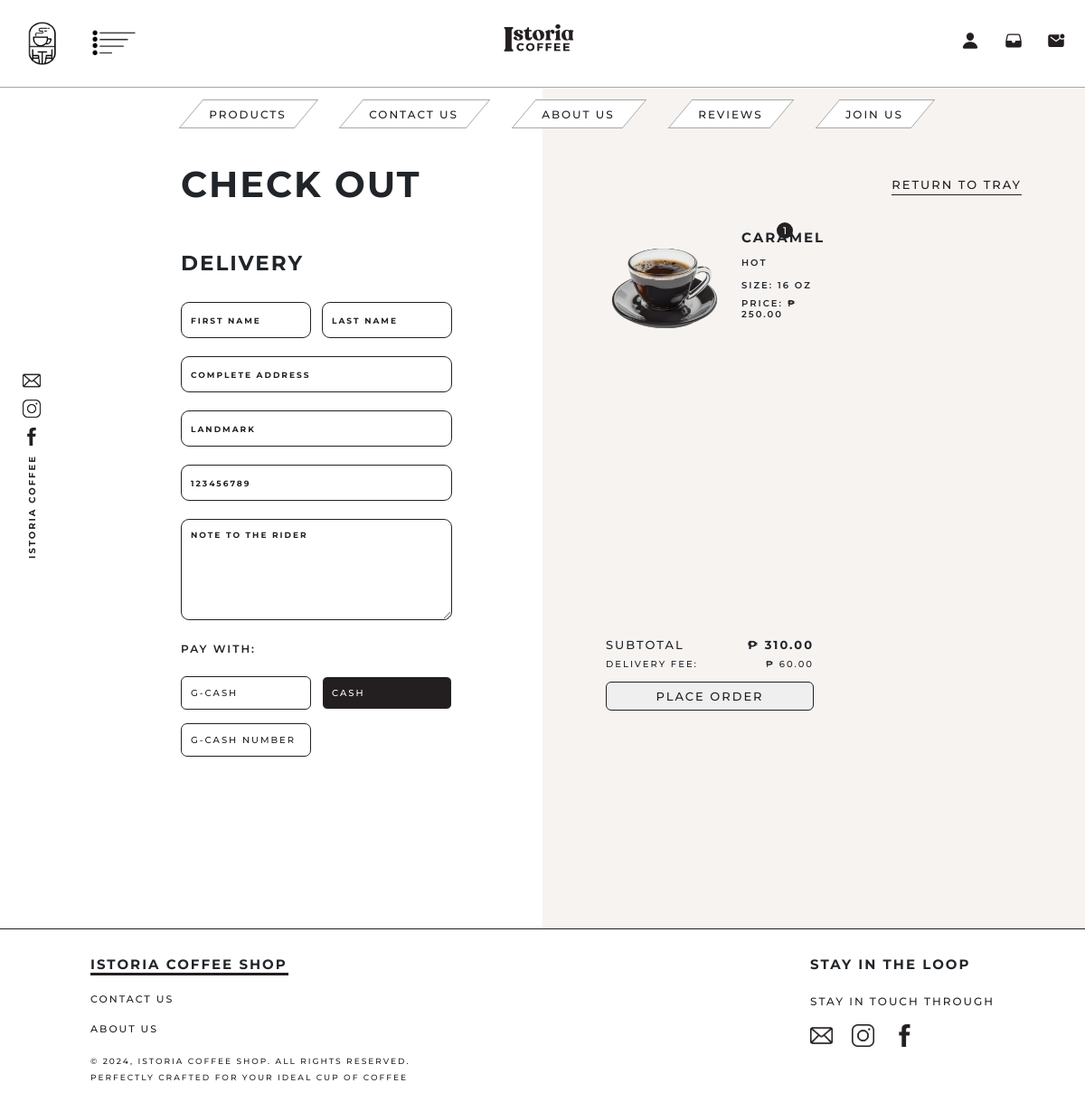
The page /User/user_delivery.php (signed in) on the database its author committed.
### tables this page shows
CREATE TABLE `tray` (
  `id` int(255) NOT NULL,
  `name` varchar(255) NOT NULL,
  `category` varchar(255) NOT NULL,
  `price` int(255) NOT NULL,
  `quantity` int(255) NOT NULL,
  `type` varchar(255) NOT NULL,
  `size` varchar(255) NOT NULL,
  `addons` varchar(255) NOT NULL,
  `image` varchar(255) NOT NULL,
  `user_id` int(255) NOT NULL,
  `pid` int(255) NOT NULL
);

### User/user_delivery.php (the view, shortened to what this page needs)
<?php
    include '../connection.php';
    $user_id = $_SESSION['user_id'];
?>
<!DOCTYPE html>
<html lang="en">
<head>
    <link href="https://cdn.jsdelivr.net/npm/bootstrap@5.3.2/dist/css/bootstrap.min.css" rel="stylesheet"
 />
    <link rel="stylesheet" href="../Src/Styles/style_user.css" />
</head>
<body>
    <?php include 'navbar.php' ?>
    <form method="post">
    <div class="checkout-divider">
        <div class="checkout-div1">
            <h1>CHECK OUT</h1>
            <div class="inner">
                <h2>DELIVERY</h2>
                <div class="name">
                    <input name="fname" type="text" placeholder="FIRST NAME"  required/>
                    <input name="lname" placeholder="LAST NAME" required/>
                </div>
                <input name="address" type="text" placeholder="COMPLETE ADDRESS" required/>
                <input name="landmark" type="text" placeholder="LANDMARK" required/>
                <input name="contact" type="contact" placeholder="123456789" required/>
                <textarea name="note" id="" cols="30" rows="5" placeholder="NOTE TO THE RIDER"></textarea>
            </div>
            <h3>PAY WITH:</h3>
            <div class="payment">
                <label class="btn" for="gcash">G-CASH</label>
                <label class="btn" for="cash">CASH</label>
            </div>
            <input name="gcashnumber" class="gcash" type="number" placeholder="G-CASH NUMBER" />
        </div>
        <div class="checkout-div2">
            <div class="return">
                <a href="user_tray.php">RETURN TO TRAY</a>
            </div>
            <div class="checkout-products">
                <div class="inner">
                <?php
                $delivery_fee = 60;
                $grand_total = 0;
                $select_tray = mysqli_query($conn, "SELECT * FROM `tray` WHERE user_id = '$user_id'") or die ('query failed');
                if(mysqli_num_rows($select_tray)>0){
                    while($fetch_tray = mysqli_fetch_assoc($select_tray)){
                ?>
                    <div class="products">
                        <div class="counter">
                            <h6><?php echo $fetch_tray['quantity'] ?></h6>
                        </div>
                        <div class="col1">
                            <img src="../assets/products/<?php echo $fetch_tray['image'] ?>" alt="coffee" />
                            <div class="details">
                                <h2><?php echo $fetch_tray['name'] ?></h2>
                                <h3><?php echo $fetch_tray['type'] ?></h3>
                                <h3>SIZE: <?php echo $fetch_tray['size'] ?></h3>
                                <h5>PRICE: ₱ <?php echo $total_amt = ($fetch_tray['price']*$fetch_tray['quantity']) ?>.00</h5>
                            </div>
                        </div>
                    </div>
                    <?php
                    $grand_total += $total_amt;
                        }
                    }else{
                        echo '
                        <div class="container text-center" style="padding: 100px;">
                            <h1>No Product In Your Cart</h1>
                        </div>
                        ';
                    }
                    ?>
                </div>
                <div class="outer-div">
                    <div class="sub">
                        <h1>SUBTOTAL</h1>
                        <h1><b>₱ <?php echo $grand_total += $delivery_fee ?>.00</b></h1>
                    </div>
                    <div class="del">
                        <h1>DELIVERY FEE:</h1>
                        <h1>₱ 60.00</h1>
                    </div>
                    <div class="button">
                        <?php if ($grand_total == 60): ?>
                            <button name="order" type="submit" class="checkoutbutton" disabled>PLACE ORDER</button>
                        <?php else: ?>
                            <button name="order" type="submit" class="checkoutbutton">PLACE ORDER</button>
                        <?php endif; ?>
                    </div>
                </div>
            </div>
        </div>
    </div>
    </form>
    <?php include 'footer.php' ?>
</body>
</html>

### Src/Styles/style_user.css (style rules this page uses)
* { font-family: "Montserrat", sans-serif; box-sizing: border-box; margin: 0; padding: 0; letter-spacing: 2px; text-transform: uppercase; }
:root { --browncolor: #231f20; }
.button { display: flex; justify-content: end; margin-top: 50px; }
.checkout-divider { display: flex; }
.checkout-div1 { display: flex; flex-direction: column; margin-top: 180px; width: 50%; padding: 0px 100px 0px 200px; margin-bottom: 190px; }
.checkout-div1 h1 { font-weight: 700; margin-bottom: 50px; }
.checkout-div1 h3 { font-weight: 600; font-size: 12px; margin-top: 25px; }
.checkout-div1 .inner h2 { font-size: 23px; font-weight: 700; }
.checkout-div1 .inner { display: flex; flex-direction: column; }
.checkout-div1 .inner .name { display: flex; width: 100%; justify-content: space-between; }
.checkout-div1 .inner .name input { width: 48%; }
.checkout-div1 .inner input, .checkout-div1 .inner textarea { border: 1px solid var(--browncolor); border-radius: 9px; margin-top: 20px; font-size: 12px; padding: 10px; font-weight: 500; }
.checkout-div1 .inner input::placeholder, .checkout-div1 .inner textarea::placeholder { font-size: 9px; font-weight: 700; color: var(--browncolor); }
.payment { display: flex; justify-content: space-between; }
.payment label { font-size: 10px; border: 1px solid var(--browncolor); padding: 10px; font-weight: 500; width: 48%; text-align: start; margin-top: 15px; }
.payment input[type="radio"]:checked + label { background-color: var(--browncolor); color: white; }
.checkout-div1 .gcash { font-size: 10px; border: 1px solid var(--browncolor); padding: 10px; font-weight: 500; width: 48%; text-align: start; margin-top: 15px; border-radius: 7px; }
.checkout-div1 .gcash::placeholder { font-weight: 500; color: var(--browncolor); }
.checkout-div2 { background-color: #f6f3f1; width: 50%; padding: 195px 70px; }
.checkout-div2 .return { display: flex; justify-content: end; }
.checkout-div2 .return a { text-decoration: none; color: var(--browncolor); font-size: 13px; font-weight: 500; border-bottom: 1px solid var(--browncolor); }
.checkout-products { height: 450px; margin-top: 20px; text-transform: uppercase; }
.checkout-products .inner { height: 100%; overflow-y: auto; }
.checkout-products .inner .products .counter { display: flex; justify-content: end; margin-top: 10px; }
.checkout-products .inner .products .counter h6 { font-size: 11px; margin-bottom: -10px; background-color: var(--browncolor); color: white; width: 18px; height: 18px; border-radius: 50%; text-align: center; padding: 3px 3px 3px 5px; }
.checkout-products .inner .products img { margin-right: 20px; width: 130px; height: 130px; }
.checkout-products .inner { justify-content: space-between; display: flex; flex-flow: wrap; }
.checkout-products .inner .products { width: 45%; }
.checkout-products .col1 { display: flex; }
.checkout-products .col1 .details h2 { font-weight: 700; font-size: 15px; }
.checkout-products .col1 .details h3 { font-size: 10px; font-weight: 600; margin-top: 13px; }
.checkout-products .col1 .details h5 { font-size: 10px; font-weight: 600; }
.outer-div { width: 50%; padding-top: 20px; height: auto; }
.outer-div .sub, .outer-div .del { display: flex; justify-content: space-between; }
.outer-div .sub h1 { font-size: 13px; font-weight: 500; }
.outer-div .del h1 { font-size: 10px; font-weight: 500; }
.outer-div .button { margin-top: 5px; }
.checkoutbutton { --color: var(--browncolor); display: inline-block; line-height: 30px; width: 100%; position: relative; overflow: hidden; border: 1px solid var(--color); transition: color 0.5s; z-index: 1; font-size: 13px; border-radius: 6px; font-weight: 500; color: var(--color); text-decoration: none; text-align: center; }
.checkoutbutton:before { content: ""; position: absolute; z-index: -1; background: var(--color); height: 105px; width: 600px; border-radius: 50%; }
.checkoutbutton:before { top: 100%; left: 100%; transition: all 0.7s; }

### rows shown on the page
tray: quantity "1", image (picture), name "CARAMEL", type "HOT", size "16 OZ", $total_amt=($fetch_tray['price']*$fetch_tray['quantity']) "250"

### other values the page prints
$grand_total += $delivery_fee "310"
